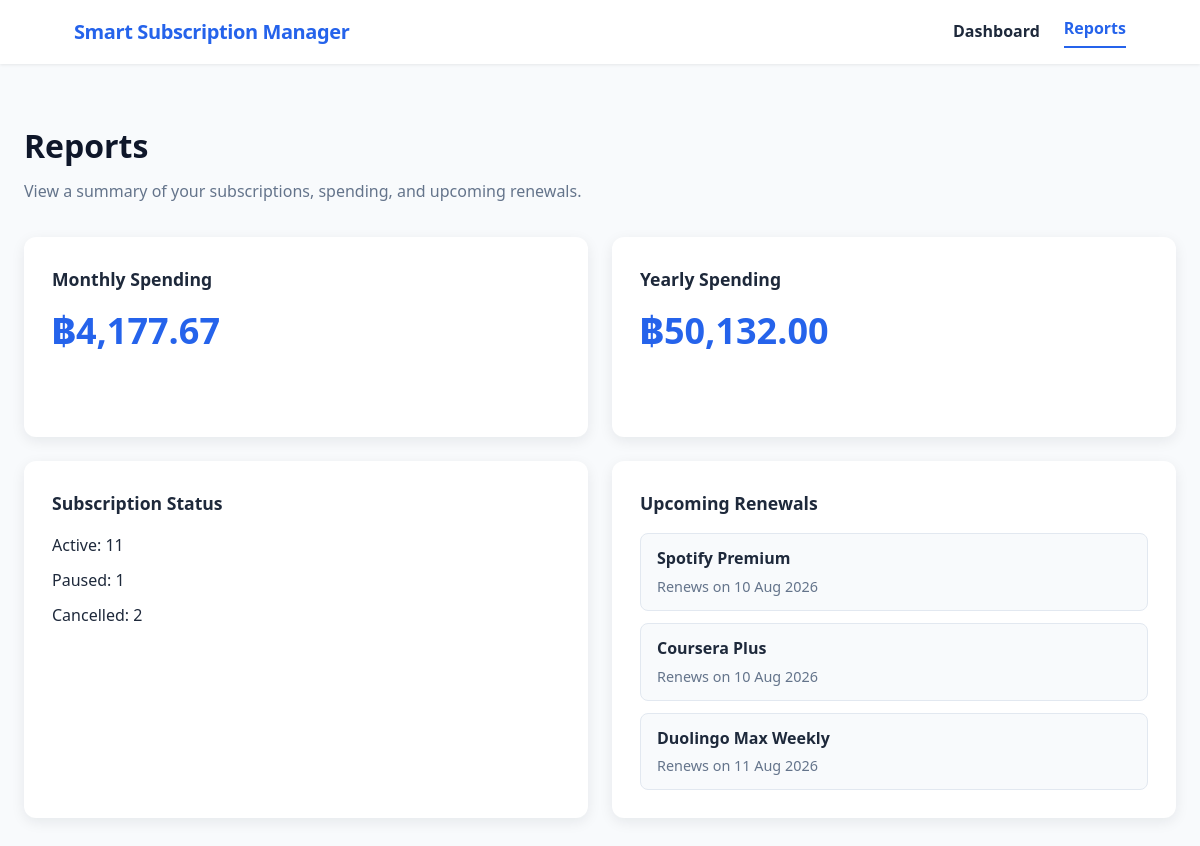
Page /reports on the committed database.
### app/models.py (models this page shows)
class Subscription(db.Model):
    __tablename__ = "subscriptions"
    id = db.Column(db.Integer, primary_key=True)
    name = db.Column(db.String(100), nullable=False)
    category = db.Column(db.String(50), nullable=False)
    amount = db.Column(db.Numeric(10, 2), nullable=False)
    billing_frequency = db.Column(db.String(30), nullable=False)
    start_date = db.Column(db.Date, nullable=False)
    next_renewal_date = db.Column(db.Date, nullable=False)
    status = db.Column(db.String(20), nullable=False)

### run.py (the view)
@app.route("/reports")
def reports():
    estimated_monthly_cost = calculate_estimated_monthly_cost()
    yearly_cost = calculate_yearly_cost()
    upcoming_renewals = get_upcoming_renewals()
    all_subscriptions = Subscription.query.all()
    status_totals = {
        "Active": 0,
        "Paused": 0,
        "Cancelled": 0,
    }
    for subscription in all_subscriptions:
        if subscription.status in status_totals:
            status_totals[subscription.status] += 1
    return render_template(
        "reports.html",
        estimated_monthly_cost=estimated_monthly_cost,
        yearly_cost=yearly_cost,
        status_totals=status_totals,
        upcoming_renewals=upcoming_renewals,
    )

### app/utils.py (called while the page is built)
def get_monthly_cost(subscription):
    if subscription.billing_frequency == "Weekly":
        return (subscription.amount * 52) / 12
    elif subscription.billing_frequency == "Monthly":
        return subscription.amount
    elif subscription.billing_frequency == "Every 3 Months":
        return subscription.amount / 3
    elif subscription.billing_frequency == "Every 6 Months":
        return subscription.amount / 6
    elif subscription.billing_frequency == "Yearly":
        return subscription.amount / 12
    return 0

def calculate_estimated_monthly_cost():
    subscriptions = Subscription.query.filter_by(status="Active").all()
    total = 0
    for subscription in subscriptions:
        total += get_monthly_cost(subscription)
    return round(total, 2)

def calculate_yearly_cost():
    total = 0
    subscriptions = Subscription.query.filter_by(
        status="Active"
    ).all()
    for subscription in subscriptions:
        if subscription.billing_frequency == "Weekly":
            total += float(subscription.amount) * 52
        elif subscription.billing_frequency == "Monthly":
            total += float(subscription.amount) * 12
        elif subscription.billing_frequency == "Every 3 Months":
            total += float(subscription.amount) * 4
        elif subscription.billing_frequency == "Every 6 Months":
            total += float(subscription.amount) * 2
        elif subscription.billing_frequency == "Yearly":
            total += float(subscription.amount)
    return round(total, 2)

def get_upcoming_renewals(days=7):
    today = date.today()
    end_date = today + timedelta(days=days)
    return (
        Subscription.query.filter(
            Subscription.status == "Active",
            Subscription.next_renewal_date >= today,
            Subscription.next_renewal_date <= end_date,
        )
        .order_by(Subscription.next_renewal_date.asc())
        .all()
    )

### app/templates/reports.html
{% extends "base.html" %}
{% block content %}
<main class="reports">
    <div class="reports__container">
        <div class="reports__header">
            <h1 class="reports__title">
                Reports
            </h1>
            <p class="reports__description">
                View a summary of your subscriptions, spending, and upcoming renewals.
            </p>
        </div>
        <section class="reports__grid">
            <article class="reports__card">
                <h3>Monthly Spending</h3>
                <p class="reports__value">
                    ฿{{ "{:,.2f}".format(estimated_monthly_cost) }}
                </p>
            </article>
            <article class="reports__card">
                <h3>Yearly Spending</h3>
                <p class="reports__value">
                    ฿{{ "{:,.2f}".format(yearly_cost) }}
                </p>
            </article>
            <article class="reports__card">
                <h3>Subscription Status</h3>
                <p>Active: {{ status_totals["Active"] }}</p>
                <p>Paused: {{ status_totals["Paused"] }}</p>
                <p>Cancelled: {{ status_totals["Cancelled"] }}</p>
            </article>
            <article class="reports__card">
                <h3>Upcoming Renewals</h3>
                {% if upcoming_renewals %}
                    <div class="reports__renewals">
                        {% for subscription in upcoming_renewals %}
                            <div class="reports__renewal-item">
                                <strong>{{ subscription.name }}</strong>
                                <span>
                                    Renews on
                                    {{ subscription.next_renewal_date.strftime("%d %b %Y") }}
                                </span>
                            </div>
                        {% endfor %}
                    </div>
                {% else %}
                    <p>No upcoming renewals.</p>
                {% endif %}
            </article>
        </section>
    </div>
</main>
{% endblock %}

### app/templates/base.html (shortened to what this page needs)
<!DOCTYPE html>
<html lang="en">
<head>
    <link
        rel="stylesheet"
        href="https://cdn.jsdelivr.net/npm/bootstrap-icons@1.11.3/font/bootstrap-icons.min.css"
    >
    <link rel="stylesheet" href="{{ url_for('static', filename='css/style.css') }}">
</head>
<body>
    <header class="navbar">
        <div class="navbar__container">
            <a href="/" class="navbar__brand">
                Smart Subscription Manager
            </a>
            <nav class="navbar__menu">
                <a
                    href="{{ url_for('dashboard') }}"
                    class="navbar__link {% if request.endpoint == 'dashboard' %}navbar__link--active{% endif %}"
                >
                    Dashboard
                </a>
                <a
                    href="{{ url_for('reports') }}"
                    class="navbar__link {% if request.endpoint == 'reports' %}navbar__link--active{% endif %}"
                >
                    Reports
                </a>
            </nav>
        </div>
    </header>
{% block content %}
{% endblock %}
</body>
</html>

### app/static/css/style.css (style rules this page uses)
:root { --color-primary: #2563eb; --color-primary-dark: #1d4ed8; --color-primary-light: #dbeafe; --color-white: #ffffff; --color-bg: #f8fafc; --color-text: #1e293b; --color-text-muted: #64748b; --shadow-sm: 0 1px 3px rgba(0, 0, 0, 0.08); --shadow-md: 0 4px 12px rgba(37, 99, 235, 0.15); --shadow-card: 0 2px 8px rgba(0, 0, 0, 0.06); --radius: 8px; --radius-lg: 12px; --transition: 0.2s ease; }
*, *::before, *::after { box-sizing: border-box; margin: 0; padding: 0; }
body { font-family: "Segoe UI", system-ui, -apple-system, sans-serif; background-color: var(--color-bg); color: var(--color-text); line-height: 1.6; min-height: 100vh; display: flex; flex-direction: column; }
.navbar { background-color: var(--color-white); box-shadow: var(--shadow-sm); position: sticky; top: 0; z-index: 100; }
.navbar__container { max-width: 1100px; margin: 0 auto; padding: 1rem 1.5rem; display: flex; align-items: center; justify-content: space-between; }
.navbar__brand { font-size: 1.25rem; font-weight: 700; color: var(--color-primary); text-decoration: none; letter-spacing: -0.02em; }
.navbar__menu { display: flex; align-items: center; gap: 1.5rem; }
.navbar__link { text-decoration: none; color: #1e293b; font-weight: 600; transition: color 0.2s ease; }
.navbar__link--active { color: var(--color-primary); font-weight: 700; border-bottom: 2px solid var(--color-primary); padding-bottom: 0.25rem; }
@media (min-width: 768px) { .navbar__container { justify-content: space-between; } }
.reports { min-height: calc(100vh - 80px); padding: 3.5rem 1.5rem; background-color: var(--color-bg); }
.reports__container { width: 100%; max-width: 1200px; margin: 0 auto; }
.reports__header { margin-bottom: 2rem; }
.reports__title { margin-bottom: 0.5rem; font-size: 2rem; color: #0f172a; }
.reports__description { color: #64748b; line-height: 1.6; }
.reports__grid { display: grid; grid-template-columns: repeat(2, minmax(0, 1fr)); gap: 1.5rem; }
.reports__card { min-height: 200px; padding: 1.75rem; background-color: #ffffff; border-radius: 12px; box-shadow: 0 4px 14px rgba(15, 23, 42, 0.08); }
.reports__card h3 { margin-bottom: 1rem; color: var(--color-text); font-size: 1.1rem; }
.reports__card p { margin-bottom: 0.6rem; }
.reports__value { font-size: clamp(1.75rem, 4vw, 2.25rem); font-weight: 800; color: var(--color-primary); line-height: 1.2; }
.reports__renewals { display: flex; flex-direction: column; gap: 0.75rem; }
.reports__renewal-item { padding: 0.75rem 1rem; background-color: var(--color-bg); border: 1px solid #e2e8f0; border-radius: var(--radius); }
.reports__renewal-item strong { display: block; color: var(--color-text); }
.reports__renewal-item span { display: block; margin-top: 0.2rem; color: var(--color-text-muted); font-size: 0.9rem; }

### rows in the picture
Subscription: name "Spotify Premium", next_renewal_date "10 Aug 2026"
Subscription: name "Coursera Plus", next_renewal_date "10 Aug 2026"
Subscription: name "Duolingo Max Weekly", next_renewal_date "11 Aug 2026"

### other values in the picture
{{ "{:,.2f}".format(estimated_monthly_cost) }} "4,177.67"
{{ "{:,.2f}".format(yearly_cost) }} "50,132.00"
{{ status_totals["Active"] }} "11"
{{ status_totals["Paused"] }} "1"
{{ status_totals["Cancelled"] }} "2"
